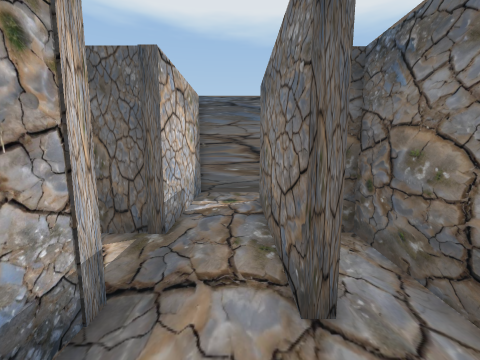
view 1 (above)

20 first-person views from a walk through a Unity game level. The camera is 1.4 m above the floor, tilts 8° down and sees 90° across. The floor is counted in squares, 0.57 m on a side. Each view is taken from the middle of a square. On the plan, view 1 faces up. The plan holds only what a view shows up to about 17 squares ahead; the rest is blank. The place goes on beyond the plan. The player is left out. Some animated figures are left out.

view 2
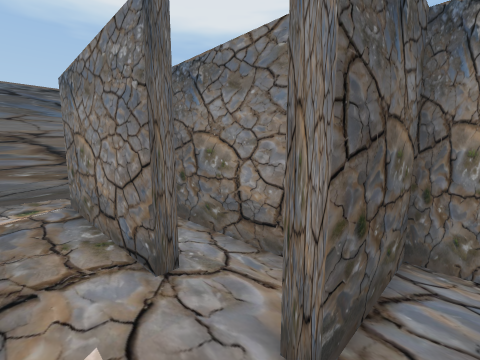

view 3
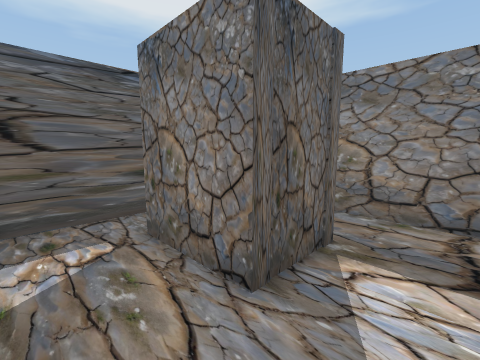

view 4
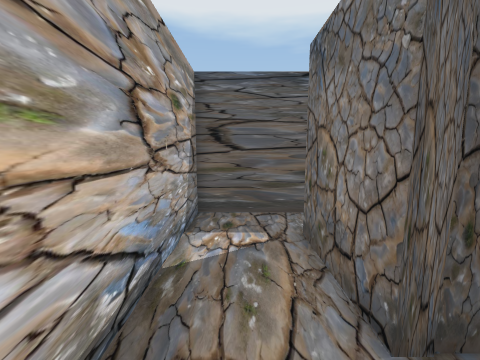

view 5
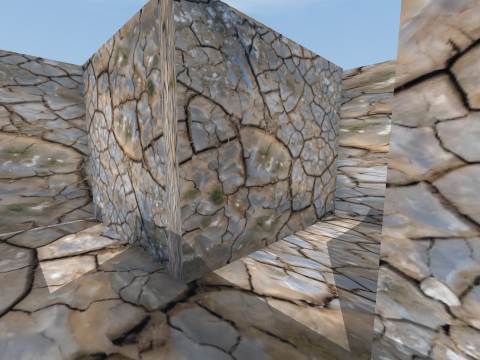

view 6
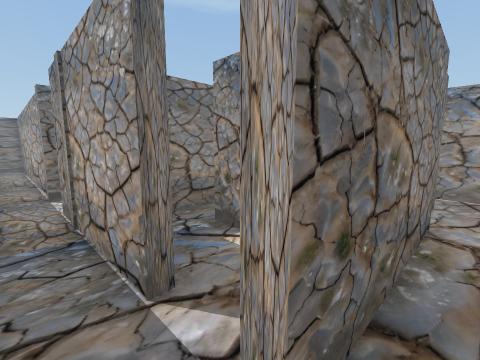

view 7
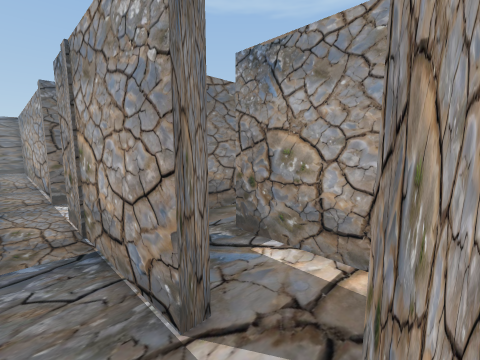

view 8
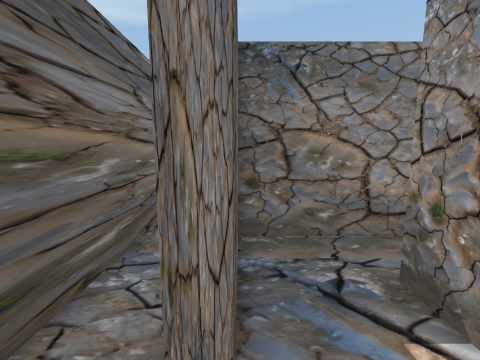

view 9
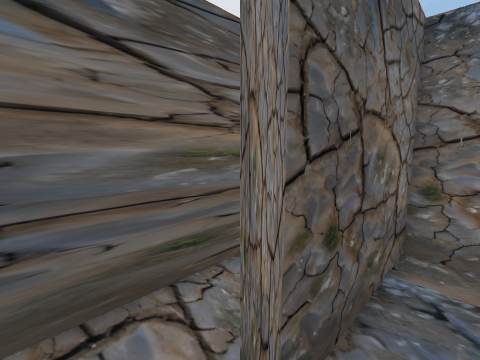

view 10
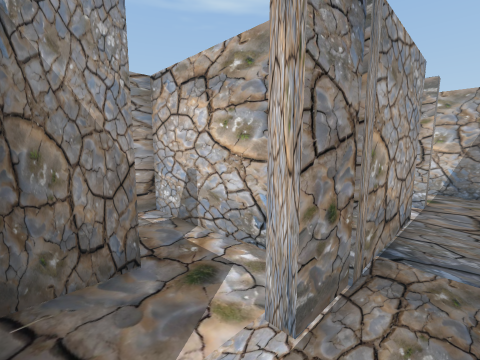

view 11
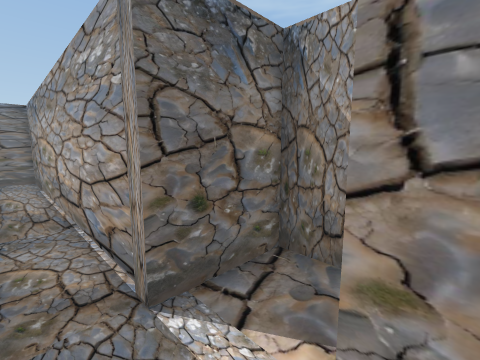

view 12
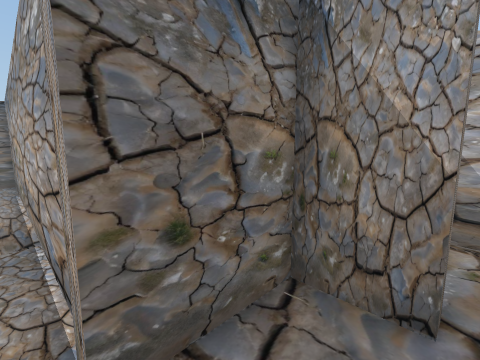

view 13
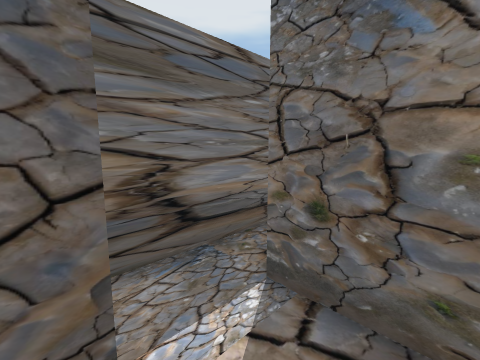

view 14
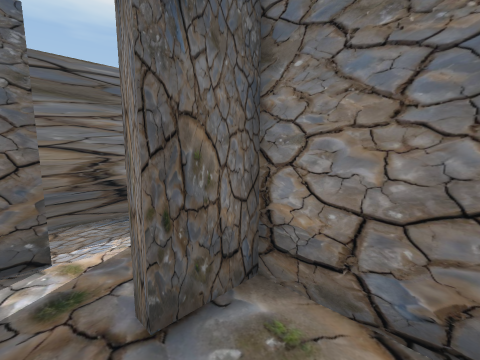

view 15
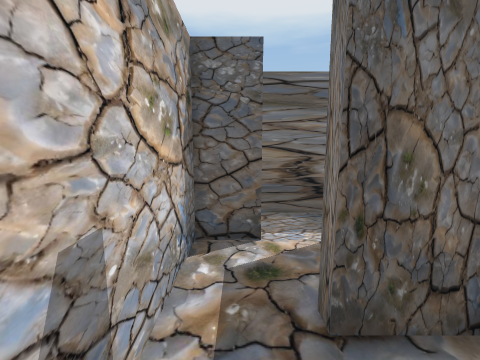

view 16
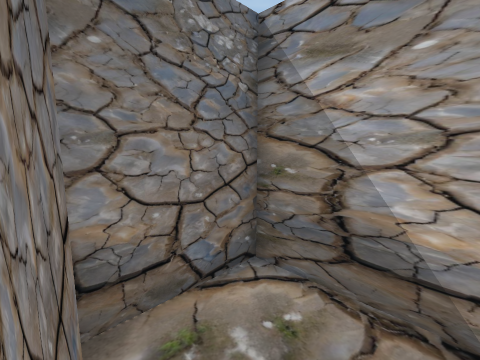

view 17
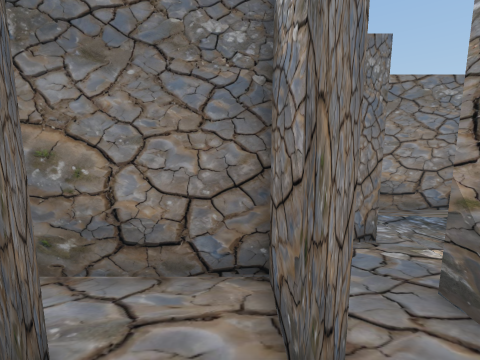

view 18
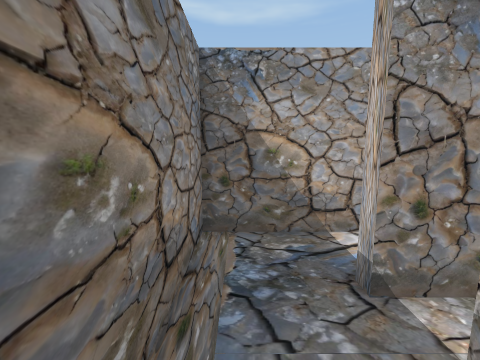

view 19
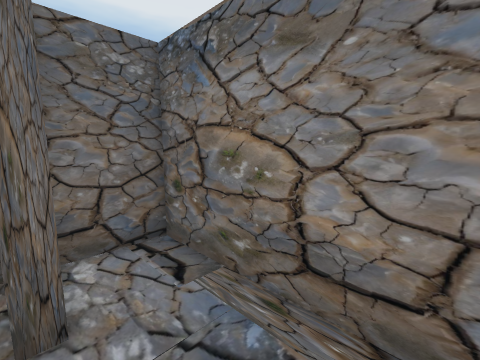

view 20
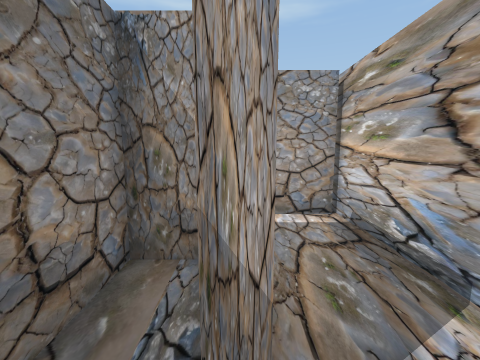

### Floor plan
Ten units are one square. View 1 is at (0, 0); x grows to the right and y downward. Boxes are objects, and circles mark ways between rooms. Rooms are numbered by the first view taken in them; rooms with no view inside come last. Other rooms are left out.
<svg viewBox="-91 -132 291 214">
<path fill="none" stroke="#000" d="M15 -31 9 -31M-21 -35 -21 23 28 23M49 25 49 1 11 1 11 -4 33 -4 33 -65M-84 -35 -21 -35M9 -31 9 -105 14 -105M-42 -127 -86 -127 -86 -29M16 -127 -21 -127 -21 -65 -52 -65 -52 -105 -46 -105M22 -71 61 -71M14 -105 14 -101M83 -66 83 -100 35 -100 35 -105M105 -105 105 -100 88 -100 88 -32 133 -32 133 -68 112 -68 112 -73 133 -73 133 -105 195 -105M160 -127 105 -127M35 -105 105 -105M105 -127 16 -127M55 25 49 25M31 46 49 46 49 51M45 77 81 77 81 1 56 1"/>
<circle cx="-5" cy="-40" r="3" fill="#2a7"/>
<circle cx="40" cy="20" r="3" fill="#2a7"/>
<circle cx="10" cy="-115" r="3" fill="#2a7"/>
<circle cx="25" cy="-100" r="3" fill="#2a7"/>
<circle cx="100" cy="-120" r="3" fill="#2a7"/>
<text x="10" y="-10">1</text>
<text x="-40" y="-60">2</text>
<text x="40" y="-90">3</text>
<text x="120" y="-90">4</text>
<text x="50" y="-120">5</text>
<text x="60" y="40">6</text>
</svg>
Room 1 opens to room 2. Room 1 opens to room 6. Room 2 opens to room 5. Room 3 opens to room 5. Room 4 opens to room 5.

Where each view was taken, in squares from view 1:
view 1: 0 up, 0 right, facing up
view 2: 1 down, 1 left, facing up-right
view 3: 4 up, 8 left, facing up-right
view 4: 4 up, 7 left, facing up
view 5: 7 up, 0 right, facing down-left
view 6: 12 up, 0 right, facing down-right
view 7: 12 up, 1 right, facing down-right
view 8: 10 up, 2 right, facing right
view 9: 9 up, 2 right, facing up-right
view 10: 12 up, 13 right, facing down-left
view 11: 12 up, 10 right, facing down-right
view 12: 11 up, 11 right, facing down-right
view 13: 8 up, 10 right, facing up-right
view 14: 4 up, 10 right, facing up-right
view 15: 4 up, 10 right, facing up
view 16: 7 up, 10 right, facing down-right
view 17: 1 up, 1 left, facing right
view 18: 1 down, 7 right, facing down
view 19: 6 down, 5 right, facing up-right
view 20: 12 up, 5 left, facing down
